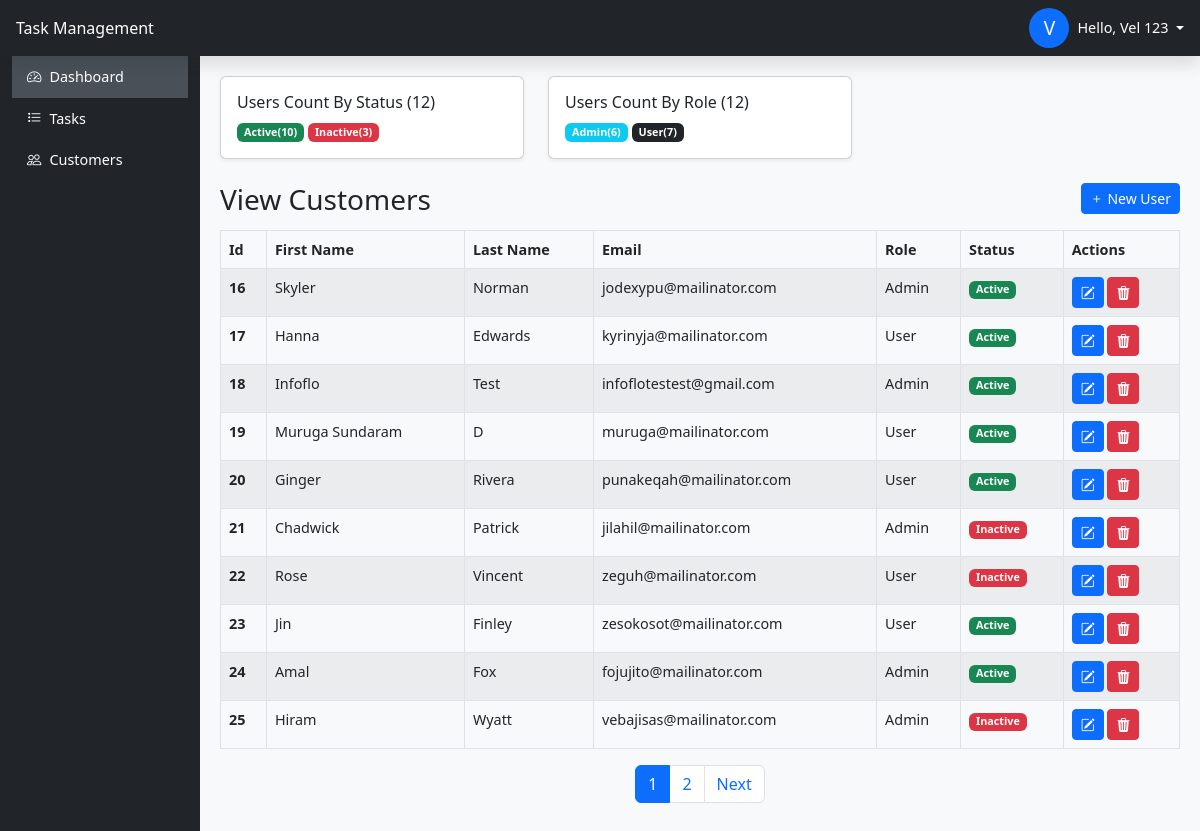
Page /admin/customers/list.php (signed in) on the committed database.
### tables this page shows
CREATE TABLE `users` (
  `id` int(11) NOT NULL,
  `first_name` varchar(50) DEFAULT NULL,
  `last_name` varchar(50) DEFAULT NULL,
  `email` varchar(100) NOT NULL,
  `password` varchar(255) NOT NULL,
  `role` enum('Admin','User') DEFAULT 'User',
  `status` enum('Active','Inactive') DEFAULT 'Active',
  `reset_password_token` varchar(255) DEFAULT NULL,
  `created_at` timestamp NULL DEFAULT current_timestamp(),
  `updated_at` timestamp NULL DEFAULT current_timestamp() ON UPDATE current_timestamp()
);

### admin/customers/list.php (the view, shortened to what this page needs)
<?php
include "../../header.php";
include "../../sidebar.php";
$limit = 10;
$page = isset($_GET['page']) ? intval($_GET['page']) : 1;
$offSet = ($page - 1) * $limit;
$userId = $_SESSION['user']['id'];
$totalUsersQuery = "SELECT COUNT(*) AS total FROM users WHERE id != '$userId'";
$totalUsersResult = $conn->query($totalUsersQuery);
$totalUsers = $totalUsersResult->fetch_assoc()['total'];
$users = $conn->query("SELECT * FROM users WHERE id != '$userId' LIMIT $limit OFFSET $offSet");
$usersCountByStatus = $conn->query("SELECT COUNT(*) as count, u.status FROM `users` as u GROUp by u.status");
$usersCountByRole = $conn->query("SELECT COUNT(*) as count, u.role FROM `users` as u GROUp by u.role");
?>
<div class="row mb-4">
    <div class="col-lg-4">
        <div class="card shadow-sm">
            <div class="card-body">
                <h6 class="card-title">Users Count By Status (<?= $totalUsers ?? 0 ?>)</h6>
                <?php if ($usersCountByStatus && $usersCountByStatus->num_rows > 0): ?>
                    <?php while ($row = $usersCountByStatus->fetch_assoc()): ?>
                        <?php
                        $status = htmlspecialchars($row['status']);
                        $count = htmlspecialchars($row['count']);
                        $badgeClass = $status === 'Active' ? 'success' : 'danger';
                        ?>
                        <span class="badge bg-<?= $badgeClass ?>"><?= $status ?>(<?= $count ?>)</span>
                    <?php endwhile; ?>
                <?php else: ?>
                    <p>No Users available.</p>
                <?php endif; ?>
            </div>
        </div>
    </div>
    <div class="col-lg-4">
        <div class="card shadow-sm">
            <div class="card-body">
                <h6 class="card-title">Users Count By Role (<?= $totalUsers ?? 0 ?>)</h6>
                <?php if ($usersCountByRole && $usersCountByRole->num_rows > 0): ?>
                    <?php while ($row = $usersCountByRole->fetch_assoc()): ?>
                        <?php
                        $role = htmlspecialchars($row['role']);
                        $count = htmlspecialchars($row['count']);
                        $badgeClass = $role === 'Admin' ? 'info' : 'dark';
                        ?>
                        <span class="badge bg-<?= $badgeClass ?>"><?= $role ?>(<?= $count ?>)</span>
                    <?php endwhile; ?>
                <?php else: ?>
                    <p>No Users available.</p>
                <?php endif; ?>
            </div>
        </div>
    </div>
</div>
<div class="row">
    <div class="col-md-6">
        <h3>View Customers</h3>
    </div>
    <div class="col-md-6">
        <a class="btn btn-primary btn-sm float-end mb-3" href="AddEditCustomer.php" role="button"><i class="bi bi-plus"></i>&nbsp;New User</a>
    </div>
</div>
<table class="table table-bordered table-striped">
    <thead>
        <tr>
            <th scope="col">Id</th>
            <th scope="col">First Name</th>
            <th scope="col">Last Name</th>
            <th scope="col">Email</th>
            <th scope="col">Role</th>
            <th scope="col">Status</th>
            <th scope="col">Actions</th>
        </tr>
    </thead>
    <tbody>
        <?php if ($users->num_rows > 0): ?>
            <?php while ($row = $users->fetch_assoc()): ?>
                <tr>
                    <th scope="row"><?php echo $row['id']; ?></th>
                    <td><?php echo htmlspecialchars($row['first_name']); ?></td>
                    <td><?php echo htmlspecialchars($row['last_name']); ?></td>
                    <td><?php echo htmlspecialchars($row['email']); ?></td>
                    <td><?php echo htmlspecialchars($row['role']); ?></td>
                    <td>
                        <span class="badge text-bg-<?= $row['status'] == 'Active' ? 'success' : 'danger' ?>"><?= htmlspecialchars($row['status']) ?></span>
                    </td>
                    <td>
                        <a href="AddEditCustomer.php?id=<?php echo $row['id']; ?>" class="btn btn-primary btn-sm" title="Edit">
                            <i class="bi bi-pencil-square"></i>
                        </a>
                        <a href="?deleteId=<?php echo $row['id']; ?>" class="btn btn-danger btn-sm" title="Delete"
                            onclick="return confirm('Are you sure you want to delete this user?');">
                            <i class="bi bi-trash3-fill"></i>
                        </a>
                    </td>
                </tr>
            <?php endwhile; ?>
        <?php else: ?>
            <tr>
                <td colspan="7" class="text-center">No customers found.</td>
            </tr>
        <?php endif; ?>
    </tbody>
</table>
<?php
include '../../pagination.php';
include "../../footer.php";
?>

### styles.css (style rules this page uses)
body { font-size: 0.9rem; }

### rows in the picture
users: id "16", first_name "Skyler", last_name "Norman", email "jodexypu@mailinator.com", role "Admin", status "Active"
users: id "17", first_name "Hanna", last_name "Edwards", email "kyrinyja@mailinator.com", role "User", status "Active"
users: id "18", first_name "Infoflo", last_name "Test", email "infoflotestest@gmail.com", role "Admin", status "Active"
users: id "19", first_name "Muruga Sundaram", last_name "D", email "muruga@mailinator.com", role "User", status "Active"
users: id "20", first_name "Ginger", last_name "Rivera", email "punakeqah@mailinator.com", role "User", status "Active"
users: id "21", first_name "Chadwick", last_name "Patrick", email "jilahil@mailinator.com", role "Admin", status "Inactive"
users: id "22", first_name "Rose", last_name "Vincent", email "zeguh@mailinator.com", role "User", status "Inactive"
users: id "23", first_name "Jin", last_name "Finley", email "zesokosot@mailinator.com", role "User", status "Active"
users: id "24", first_name "Amal", last_name "Fox", email "fojujito@mailinator.com", role "Admin", status "Active"
users: id "25", first_name "Hiram", last_name "Wyatt", email "vebajisas@mailinator.com", role "Admin", status "Inactive"

### other values in the picture
$userName[0] "V"
$userName "Vel 123"
$totalUsers "12"
$status "Active"
$count "10"
$status "Inactive"
$count "3"
$role "Admin"
$count "6"
$role "User"
$count "7"
